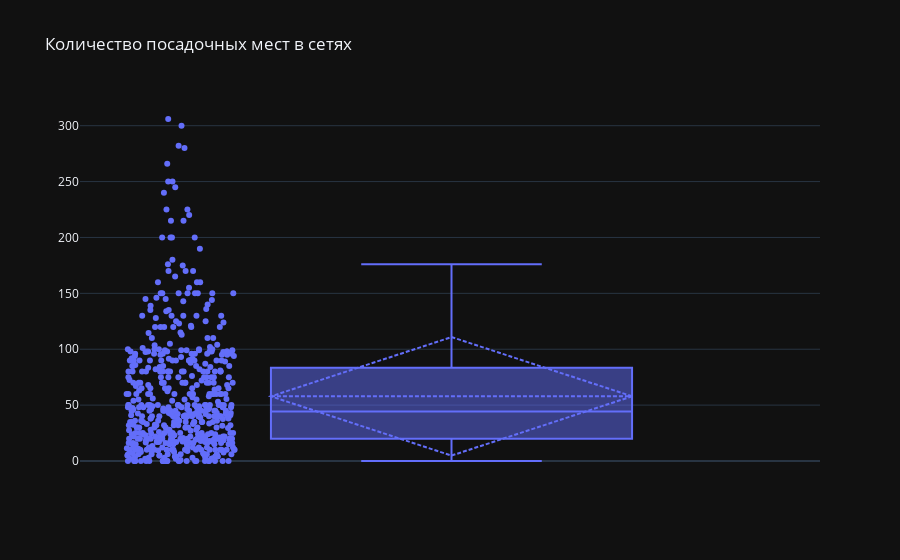

Notebook cell for this chart:
### Code cell
# Посмотрим на boxplot построенный по количеству посадочных мест в этих заведениях:
chain_num_obj_grouped_graph = go.Figure()
chain_num_obj_grouped_graph.add_trace(go.Box(
    y=chain_num_obj_grouped['number'],
    boxpoints='all',
    boxmean='sd'
))
chain_num_obj_grouped_graph.update_layout(
    title_text="Количество посадочных мест в сетях",
    xaxis=dict(showticklabels=False),
    xaxis_title_text='',
    template='plotly_dark'
    )

### Figure 1 — Plotly figure (JSON) as saved in the notebook; plotly's stock layout.template omitted (floating-point values rounded to 4 significant figures; data arrays with more than 128 entries replaced by an {"elided": "..."} marker saying what was removed)
{"data": [{"boxmean": "sd", "boxpoints": "all", "type": "box", "y": {"elided": "554 float values"}}], "layout": {"title": {"text": "Количество посадочных мест в сетях"}, "xaxis": {"showticklabels": false, "title": {"text": ""}}}}
